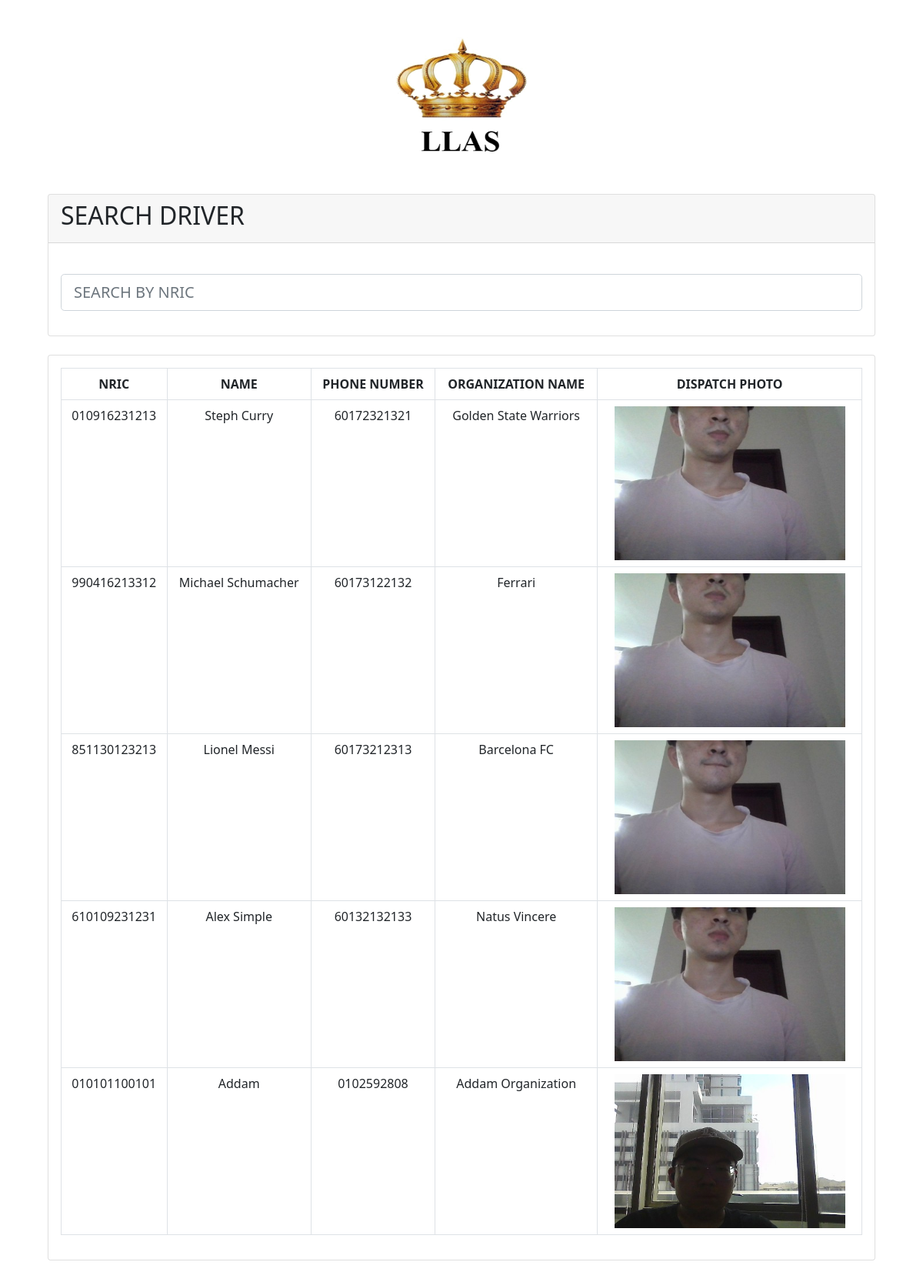
/dispatchSearch.php, run on the app's committed database.
### tables this page shows
CREATE TABLE `dispatch` (
  `id` int(11) NOT NULL,
  `dispatch_nric` varchar(12) NOT NULL,
  `dispatch_name` varchar(50) NOT NULL,
  `dispatch_phone_no` varchar(11) NOT NULL,
  `organization_name` varchar(50) NOT NULL
);

CREATE TABLE `tb_image` (
  `id` int(11) NOT NULL,
  `date` varchar(50) NOT NULL,
  `image` varchar(50) NOT NULL
);

### dispatchSearch.php (the view, shortened to what this page needs)
<!DOCTYPE html>
<html lang="en">
<head>
  <link href="https://cdn.jsdelivr.net/npm/bootstrap@5.0.0-beta1/dist/css/bootstrap.min.css" rel="stylesheet">
  <link rel="stylesheet" href="styles/dispatchSearch.css">
</head>
<body>
  <div class="container">
    <header>
      <img src="images/logo.png" alt="Logo" width="180px" height="180px">
    </header>
    <div class="row">
      <div class="col-md-12">
        <div class="card mt-4">
          <div class="card-header">
            <h2>SEARCH DRIVER</h2>
          </div>
          <div class="card-body">
            <div class="row">
              <form action="#" method="GET">
                <div class="form-group mb-3">
                  <input type="text" onkeyup="myFunction()" id="myInput" class="form-control form-control-lg" placeholder="SEARCH BY NRIC" required>
                </div>
              </form>
            </div>
          </div>
        </div>
      </div>
      <div class="col-md-12">
        <div class="card mt-4">
          <div class="card-body">
            <table id="myTable" class="table table-bordered">
              <thead>
                <tr>
                  <th>NRIC</th>
                  <th>NAME</th>
                  <th>PHONE NUMBER</th>
                  <th>ORGANIZATION NAME</th>
                  <th>DISPATCH PHOTO</th>
                </tr>
              </thead>
              <tbody>
                <?php
                $conn = mysqli_connect("localhost", "root", "", "etcs_database");
                $queryJoin = "SELECT * FROM dispatch INNER JOIN tb_image ON dispatch.id=tb_image.id";
                $query_run = mysqli_query($conn, $queryJoin);
                if (mysqli_num_rows($query_run) > 0) {
                  while ($row = mysqli_fetch_array($query_run)) {
                ?>
                    <tr>
                      <td><?= $row['dispatch_nric']; ?></td>
                      <td><?= $row['dispatch_name']; ?></td>
                      <td><?= $row['dispatch_phone_no']; ?></td>
                      <td><?= $row['organization_name']; ?></td>
                      <td><img src="img/<?= $row['image']; ?>" width="300" height="200"></td>
                    </tr>
                  <?php
                  }
                } else {
                  ?>
                  <tr>
                    <td colspan="5">No Record Found</td>
                  </tr>
                <?php
                }
                ?>
              </tbody>
            </table>
          </div>
        </div>
      </div>
    </div>
  </div>
</body>
</html>

### styles/dispatchSearch.css (style rules this page uses)
.container { padding: 3rem 2rem; }
header { text-align: center; }
table { text-align: center; }

### data on the page
dispatch: dispatch_nric "010916231213", dispatch_name "Steph Curry", dispatch_phone_no "60172321321", organization_name "Golden State Warriors", tb_image.image (picture)
dispatch: dispatch_nric "990416213312", dispatch_name "Michael Schumacher", dispatch_phone_no "60173122132", organization_name "Ferrari", tb_image.image (picture)
dispatch: dispatch_nric "851130123213", dispatch_name "Lionel Messi", dispatch_phone_no "60173212313", organization_name "Barcelona FC", tb_image.image (picture)
dispatch: dispatch_nric "610109231231", dispatch_name "Alex Simple", dispatch_phone_no "60132132133", organization_name "Natus Vincere", tb_image.image (picture)
dispatch: dispatch_nric "010101100101", dispatch_name "Addam", dispatch_phone_no "0102592808", organization_name "Addam Organization", tb_image.image (picture)
